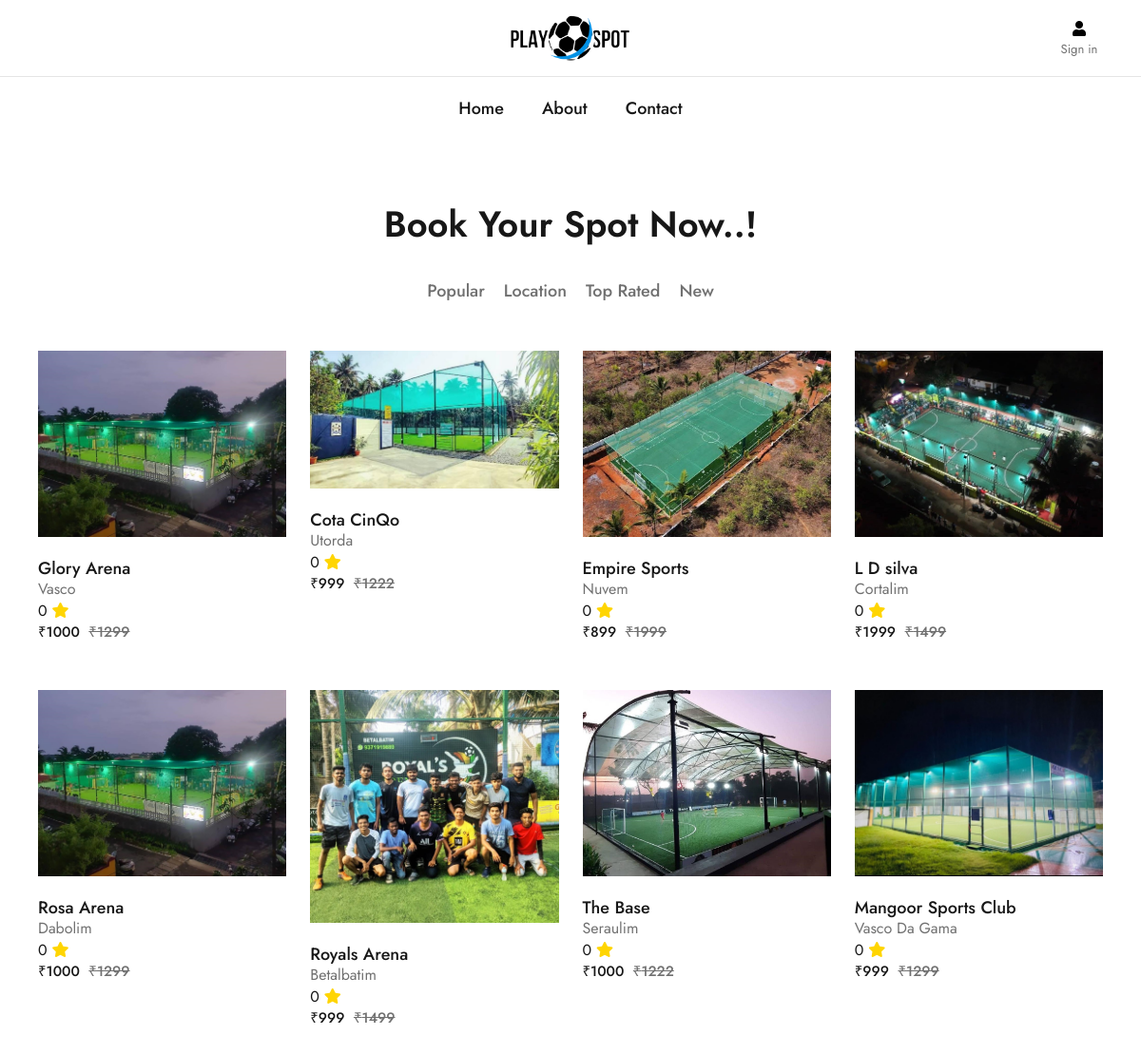
/files/landing/turfs.php, run on the app's committed database.
### tables this page shows
CREATE TABLE `turfs` (
  `tid` int(255) NOT NULL,
  `tname` varchar(255) NOT NULL,
  `owner_email` varchar(255) NOT NULL,
  `location` varchar(255) NOT NULL,
  `owner` varchar(255) NOT NULL,
  `owner_mobile` varchar(255) NOT NULL,
  `rating` int(255) NOT NULL,
  `type` varchar(255) NOT NULL,
  `description` varchar(255) NOT NULL,
  `offer price` int(255) NOT NULL,
  `initial price` int(11) NOT NULL,
  `image` varchar(255) NOT NULL
);

### files/functions/myfunctions.php (called while the page is built, shortened)
<?php
require('../../connect.php');
function getAll($table){
    global $con;
    $query="SELECT * FROM $table";
    return $query_run = mysqli_query($con,$query);
}
?>

### files/landing/turfs.php (the view, shortened to what this page needs)
<?php
include('../functions/myfunctions.php');
?>
<!DOCTYPE html>
<html lang="en">
<head>
    <link rel="stylesheet" href="turfs.css">
    <link rel="stylesheet" href="https://cdnjs.cloudflare.com/ajax/libs/font-awesome/5.15.3/css/all.min.css" />
</head>
<body>
  <header class="header" data-header>
    <div class="container">
      <a href="#" class="logo">
        <img src="../img/[removal.ai]_7e2a2cf3-a147-4bb2-889a-b8616d3836df-image.png" alt="Playspot logo" width="130" height="31">
      </a>
      <div class="header-actions">
        <button class="header-action-btn">
          <i class="fa fa-user" aria-hidden="true"></i>
          <?php
              if (isset($_SESSION['logged_in']) && $_SESSION['logged_in']==true) {
                  echo"<p>$_SESSION[name]</p>";
              }
              else{
                  echo"
                      <a href='../../index.php'><p class='header-action-label'>Sign in</p></a>
                  ";
              }
          ?>
        </button>
      </div>
      <nav class="navbar" data-navbar>
        <ul class="navbar-list">
          <li>
            <a href="#home" class="navbar-link">Home</a>
          </li>
          <li>
            <a href="#" class="navbar-link">About</a>
          </li>
          <li>
            <a href="#" class="navbar-link">Contact</a>
          </li>
        </ul>
      </nav>
    </div>
  </header>
    <section class="section product">
        <div class="container">
          <h2 class="h2 section-title">Book Your Spot Now..!</h2>
          <ul class="filter-list">
            <li>
              <button class="filter-btn">Popular</button>
            </li>
            <li>
              <button class="filter-btn">Location</button>
            </li>
            <li>
              <button class="filter-btn">Top Rated</button>
            </li>
            <li>
              <button class="filter-btn">New </button>
            </li>
          </ul>
          <ul class="product-list">
            <?php
            $all_turfs= getAll("turfs");
            if(mysqli_num_rows($all_turfs)>0)
            {
              foreach ($all_turfs as $item)
              {
                ?>
                  <li>
                    <div class="product-card">
                      <figure class="card-banner">
                        <a href="../book_turf/book_turf.php?id=<?= $item['tid']?>">
                          <img src="../uploads/<?= $item['image']?>" alt="<?= $item['tname']?>" loading="lazy" width="800" height="1034" class="w-100">
                        </a>
                      </figure>
                      <div class="card-content">
                        <h3 class="h4 card-title">
                          <a href="#"><?= stripslashes($item['tname'])?></a>
                        </h3>
                        <div class="location">
                          <p class="loc">
                          <?= stripslashes($item['location'])?>
                          </p>
                        </div>
                        <div class="rating">
                          <p><?= stripslashes($item['rating'])?> <i class="fa fa-star" aria-hidden="true"></i></p>
                        </div>
                        <div class="card-price">
                          <data value="48.75">&#x20b9;<?= stripslashes($item['offer price'])?></data>
                          <data value="65.00">&#x20b9;<?= stripslashes($item['initial price'])?></data>
                        </div>
                      </div>
                    </div>
                  </li>
                <?php
              }
            }
            else {
              echo "No records";
            }
            ?>
          </ul>
        </div>
    </section>
</body>
</html>

### data on the page
turfs: image (picture), tname "Glory Arena", location "Vasco", rating "0", offer price "1000", initial price "1299"
turfs: image+tname (picture), tname "Cota CinQo", location "Utorda", rating "0", offer price "999", initial price "1222"
turfs: image+tname (picture), tname "Empire Sports", location "Nuvem", rating "0", offer price "899", initial price "1999"
turfs: image (picture), tname "L D silva", location "Cortalim", rating "0", offer price "1999", initial price "1499"
turfs: image (picture), tname "Rosa Arena", location "Dabolim", rating "0", offer price "1000", initial price "1299"
turfs: image+tname (picture), tname "Royals Arena", location "Betalbatim", rating "0", offer price "999", initial price "1499"
turfs: image+tname (picture), tname "The Base", location "Seraulim", rating "0", offer price "1000", initial price "1222"
turfs: image+tname (picture), tname "Mangoor Sports Club", location "Vasco Da Gama", rating "0", offer price "999", initial price "1299"
